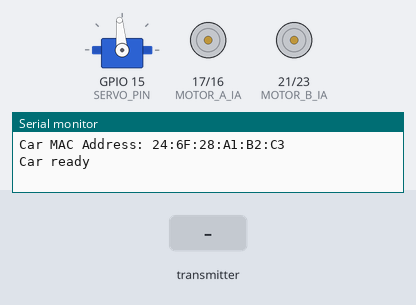
A sketch run on a simulated ESP32. On the bench: servo, motor-driver pin pairs drawn as motors (green arrow = first pin HIGH = forward, orange = second pin HIGH = backward, longer = more drive), the last lines printed to the serial monitor. The test bench sets the inputs (shaded band).

Above: at 1.2 s.
1.3 s: the transmitter starts sending speed = 0
At 2.5 s:
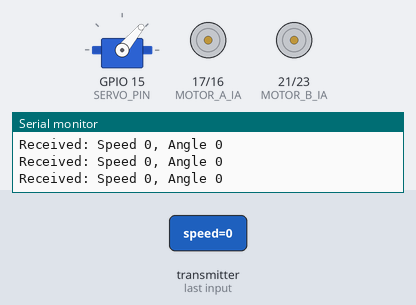
2.8 s: the transmitter starts sending angle = 180
At 3.7 s:
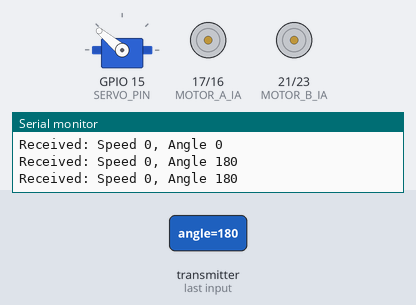
4.3 s: the transmitter starts sending speed = 1024
At 4.8 s:
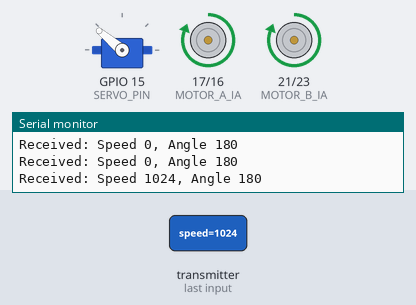
5.8 s: the transmitter starts sending angle = 0
At 7.0 s:
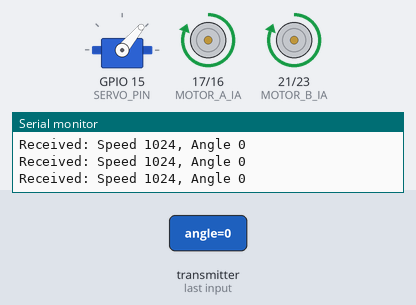
7.3 s: the transmitter starts sending angle = 90
At 8.3 s:
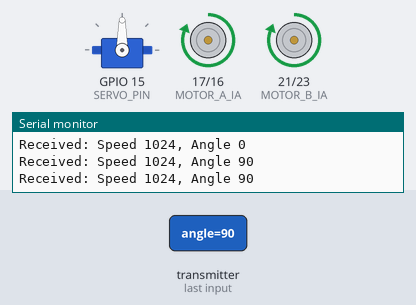
8.8 s: the transmitter starts sending angle = 45
At 9.5 s:
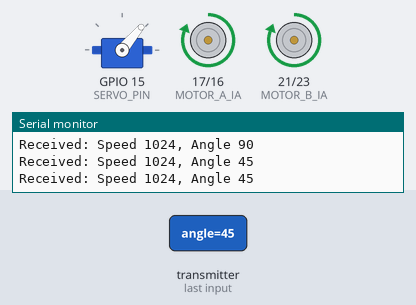
Timing chart, 0 to 11.3 s (numbered marks = the images above; inputs shaded):
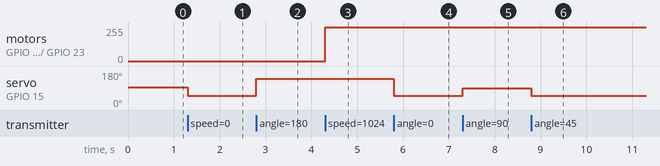

The sketch:

ESP32_Car.ino
```cpp
// Code for the Car ESP32 (with motors and servo)

// This code receives speed/angle commands via ESP-NOW and controls the motors/servo.
#include <esp_now.h>
#include <WiFi.h>
#include <ESP32Servo.h>
#include <cstdint>

// Motor pins for the DRI0044 MOTOR DRIVER
constexpr uint8_t MOTOR_A_IA = 17;
constexpr uint8_t MOTOR_A_IB = 16;
constexpr uint8_t MOTOR_B_IA = 21;
constexpr uint8_t MOTOR_B_IB = 23;
constexpr uint8_t SERVO_PIN = 15;

// Calibration factors
constexpr float FORWARD_FACTOR = 1.2f;
constexpr float BACKWARD_FACTOR = 0.9f;

// Data structure to receive
typedef struct struct_message {
  int16_t speed;  // -100 to 100
  uint16_t angle;  // 50 to 140
} struct_message;

struct_message receivedData;

// Globals
Servo steeringServo;
int16_t currentSpeed = 0;
uint16_t currentAngle = 95;

// Callback when data received
void OnDataRecv(const esp_now_recv_info_t *recv_info, const uint8_t *incomingData, int len) {

  memcpy(&receivedData, incomingData, sizeof(receivedData));
  setMotorSpeed(receivedData.speed);
  setSteeringAngle(receivedData.angle);
  Serial.printf("Received: Speed %d, Angle %d\n", receivedData.speed, receivedData.angle);
}

void setup() {
  Serial.begin(115200);

  // Print MAC for controller to use
  WiFi.mode(WIFI_STA);
  Serial.print("Car MAC Address: ");
  Serial.println(WiFi.macAddress());

  // Initialize motors
  pinMode(MOTOR_A_IA, OUTPUT);
  pinMode(MOTOR_A_IB, OUTPUT);
  pinMode(MOTOR_B_IA, OUTPUT);
  pinMode(MOTOR_B_IB, OUTPUT);

  // Initialize servo
  ESP32PWM::allocateTimer(0);
  steeringServo.setPeriodHertz(50);
  steeringServo.attach(SERVO_PIN, 500, 2400);
  steeringServo.write(currentAngle);

  // Initialize ESP-NOW
  if (esp_now_init() != ESP_OK) {
    Serial.println("ESP-NOW init failed");
    return;
  }

  // Register receive callback
  esp_err_t regResult = esp_now_register_recv_cb(OnDataRecv);
  if (regResult != ESP_OK) {
    Serial.printf("Recv CB registration failed: %d\n", regResult);
    return;
  }

  Serial.println("Car ready");
}

void loop() {

  delay(100);
}

// Set motor speed (same as the WiFi project)
void setMotorSpeed(int speed) {
  speed = constrain(speed, -100, 100);
  currentSpeed = speed;

  int pwmValue = map(abs(speed), 0, 100, 0, 255);

  if (speed > 0) {
    int calibratedPwm = min(255, static_cast<int>(pwmValue * FORWARD_FACTOR));
    analogWrite(MOTOR_A_IA, calibratedPwm);
    digitalWrite(MOTOR_A_IB, LOW);
    analogWrite(MOTOR_B_IA, calibratedPwm);
    digitalWrite(MOTOR_B_IB, LOW);
  } else if (speed < 0) {
    int calibratedPwm = min(255, static_cast<int>(pwmValue * BACKWARD_FACTOR));
    digitalWrite(MOTOR_A_IA, LOW);
    analogWrite(MOTOR_A_IB, calibratedPwm);
    digitalWrite(MOTOR_B_IA, LOW);
    analogWrite(MOTOR_B_IB, calibratedPwm);
  } else {
    digitalWrite(MOTOR_A_IA, LOW);
    digitalWrite(MOTOR_A_IB, LOW);
    digitalWrite(MOTOR_B_IA, LOW);
    digitalWrite(MOTOR_B_IB, LOW);
  }
}

// Set steering angle (same as the WiFi project)
void setSteeringAngle(int angle) {
  angle = constrain(angle, 50, 140);
  currentAngle = angle;
  steeringServo.write(angle);
}
```

Measured:
- after the input at 1.3 s, servo on GPIO 15 (SERVO_PIN): 95° → 50° at once
- after the input at 2.8 s, servo on GPIO 15 (SERVO_PIN): 50° → 140° at once
- after the input at 4.3 s, motor on GPIO 17 (MOTOR_A_IA) / GPIO 16 (MOTOR_A_IB), motor on GPIO 21 (MOTOR_B_IA) / GPIO 23 (MOTOR_B_IB): stopped → forward 255/255 at once
- after the input at 5.8 s, servo on GPIO 15 (SERVO_PIN): 140° → 50° at once
- after the input at 7.3 s, servo on GPIO 15 (SERVO_PIN): 50° → 90° at once
- after the input at 8.8 s, servo on GPIO 15 (SERVO_PIN): 90° → 50° at once
